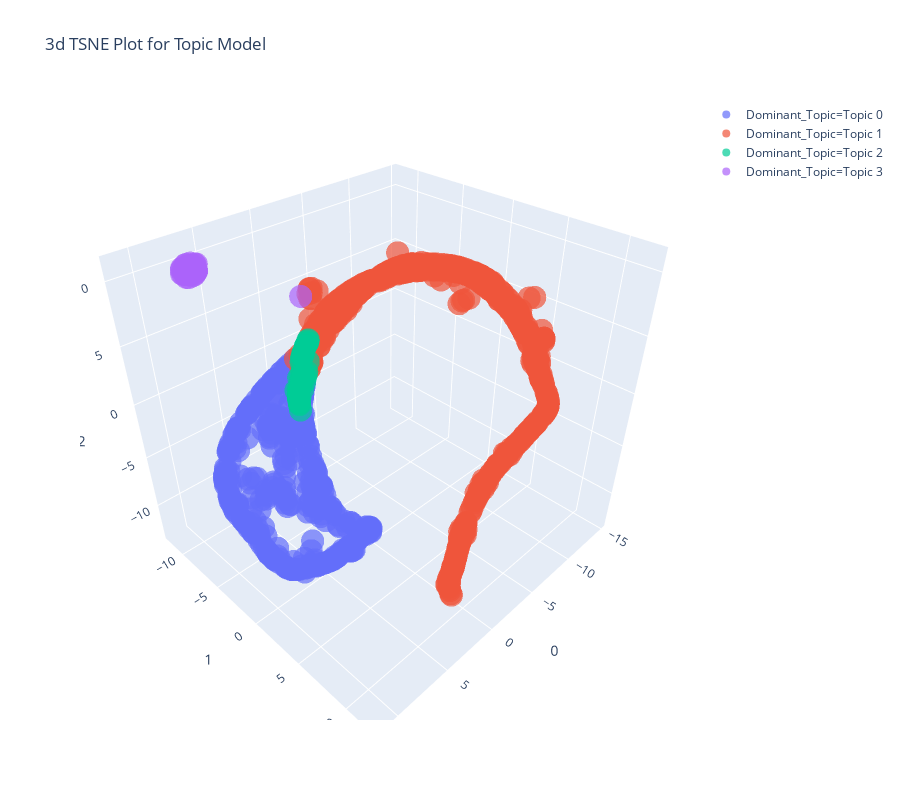

Notebook code for this chart:
### Code cell
plot_model(lda, plot='tsne')

### Figure 1 — Plotly figure (JSON) as saved in the notebook; plotly's stock layout.template omitted (floating-point values rounded to 4 significant figures; data arrays with more than 128 entries replaced by an {"elided": "..."} marker saying what was removed)
{"data": [{"hoverlabel": {"namelength": 0}, "hovertemplate": "Dominant_Topic=Topic 0<br>0=%{x}<br>1=%{y}<br>2=%{z}", "legendgroup": "Dominant_Topic=Topic 0", "marker": {"color": "#636efa", "opacity": 0.7, "symbol": "circle"}, "mode": "markers", "name": "Dominant_Topic=Topic 0", "scene": "scene", "showlegend": true, "type": "scatter3d", "x": {"elided": "370 float values"}, "y": {"elided": "370 float values"}, "z": {"elided": "370 float values"}}, {"hoverlabel": {"namelength": 0}, "hovertemplate": "Dominant_Topic=Topic 1<br>0=%{x}<br>1=%{y}<br>2=%{z}", "legendgroup": "Dominant_Topic=Topic 1", "marker": {"color": "#EF553B", "opacity": 0.7, "symbol": "circle"}, "mode": "markers", "name": "Dominant_Topic=Topic 1", "scene": "scene", "showlegend": true, "type": "scatter3d", "x": {"elided": "555 float values"}, "y": {"elided": "555 float values"}, "z": {"elided": "555 float values"}}, {"hoverlabel": {"namelength": 0}, "hovertemplate": "Dominant_Topic=Topic 2<br>0=%{x}<br>1=%{y}<br>2=%{z}", "legendgroup": "Dominant_Topic=Topic 2", "marker": {"color": "#00cc96", "opacity": 0.7, "symbol": "circle"}, "mode": "markers", "name": "Dominant_Topic=Topic 2", "scene": "scene", "showlegend": true, "type": "scatter3d", "x": [-0.1476, -0.05056, -0.01116, -1.659, 0.8742, 0.1715, -1.271, -1.723, 0.3115, -1.577, 0.1717, 0.3678, 0.3587, -0.3366, -2.019, 0.4032, -0.1405, -1.449, -1.627, -2.019, 0.401, 0.1263, 0.1728, -2.021, -0.03032, -2.27, 0.6323, -0.4635, -1.587, -1.79, 0.1875, 0.6755, -2.228, -0.07355, -0.2895, 1.079, 0.3704, 0.1286, -0.9017, -2.031, -2.037, 0.5071, 0.01411, 1.071, -0.4967], "y": [-8.229, -8.66, -8.615, -9.764, -6.328, -8.319, -9.547, -9.781, -8.139, -9.749, -7.762, -8.064, -7.95, -9.005, -9.764, -8.006, -8.315, -9.726, -9.606, -9.764, -7.96, -8.437, -7.484, -9.525, -8.584, -9.655, -6.513, -8.63, -9.757, -9.786, -8.369, -7.569, -9.674, -8.958, -7.336, -6.555, -8.051, -8.079, -9.558, -9.473, -9.764, -6.583, -8.304, -6.213, -8.465], "z": [-1.197, -3.021, -3.094, -0.2161, 0.2787, -3.029, -0.7338, -0.1154, -3.267, -0.3622, -1.08, -3.055, -2.771, -2.756, 0.4399, -3.394, -1.451, -0.6099, -0.04427, 0.4399, -3.129, -3.246, -0.4742, 0.8007, -2.559, 0.9686, 0.3551, -1.132, -0.351, 0.006872, -3.017, -3.582, 0.8854, -2.651, 0.7637, -0.8854, -3.336, -1.89, -2.06, 0.8911, 0.468, 0.4812, -2.08, -0.021, -0.6893]}, {"hoverlabel": {"namelength": 0}, "hovertemplate": "Dominant_Topic=Topic 3<br>0=%{x}<br>1=%{y}<br>2=%{z}", "legendgroup": "Dominant_Topic=Topic 3", "marker": {"color": "#ab63fa", "opacity": 0.7, "symbol": "circle"}, "mode": "markers", "name": "Dominant_Topic=Topic 3", "scene": "scene", "showlegend": true, "type": "scatter3d", "x": [6.076, 6.617, 7.015, 7.009, 6.359, 6.96, 6.155, 6.77, 5.698, 6.255, 6.34, 6.672, 0.624, 5.798, 6.837, 5.716, 5.736, 6.505, 6.726, 7.078, 6.338, 6.711, 6.566, 6.344, 6.766, 6.18, 6.873, 5.917, 5.707, 6.368], "y": [-11.16, -11.42, -11.57, -11.1, -11.85, -11.36, -11.72, -11.14, -11.67, -11.03, -11.39, -10.89, -6.495, -11.66, -11.77, -11.75, -11.76, -11.8, -11.23, -11.25, -11.06, -10.97, -11.68, -11.21, -11.45, -11.04, -11.77, -11.55, -11.77, -11.9], "z": [9.589, 9.915, 9.277, 9.395, 9.165, 9.764, 9.765, 9.046, 9.564, 9.242, 8.948, 9.387, 7.062, 9.55, 9.568, 9.023, 8.988, 9.728, 9.866, 9.355, 9.129, 9.669, 9.021, 9.86, 8.966, 9.481, 9.45, 9.684, 9.003, 9.53]}], "layout": {"height": 800, "legend": {"tracegroupgap": 0}, "scene": {"domain": {"x": [0, 1], "y": [0, 1]}, "xaxis": {"title": {"text": "0"}}, "yaxis": {"title": {"text": "1"}}, "zaxis": {"title": {"text": "2"}}}, "title": {"text": "3d TSNE Plot for Topic Model"}, "width": 900}}
